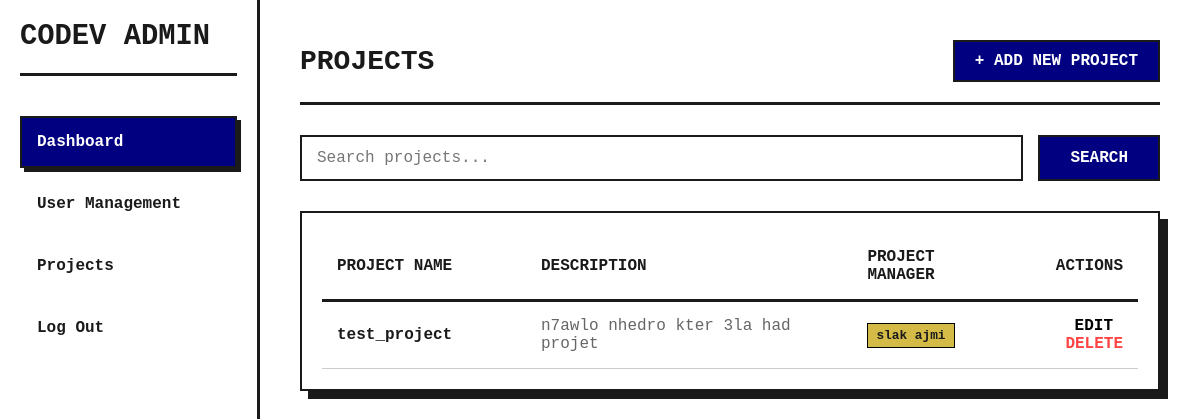
The page /admin_dash.php?page=projects (signed in) on the database its author committed.
### tables this page shows
CREATE TABLE Projects (
    project_id INTEGER PRIMARY KEY AUTOINCREMENT,
    name TEXT NOT NULL,
    description TEXT,
    pm_id INTEGER NOT NULL,
    FOREIGN KEY (pm_id) REFERENCES Users(user_id) ON DELETE RESTRICT
);

CREATE TABLE Users (
    user_id INTEGER PRIMARY KEY AUTOINCREMENT,
    first_name TEXT NOT NULL,
    last_name TEXT NOT NULL,
    username TEXT NOT NULL UNIQUE,
    email TEXT NOT NULL UNIQUE,
    password_hash TEXT NOT NULL,
    role TEXT CHECK(role IN ('Admin', 'Project Manager', 'Developer')) NOT NULL
);

### Includes/functions.php (called while the page is built, shortened)
<?php
    function get_db_connection(){
        $pdo = new PDO('sqlite:codev.db');
        return $pdo;
    }
function get_projects($search = null) {
    $pdo = get_db_connection();
    $sql = "SELECT p.*, u.first_name as pm_first, u.last_name as pm_last
            FROM projects p
            LEFT JOIN users u ON p.pm_id = u.user_id";
    $stmt = $pdo->prepare($sql);
    $stmt->execute();
    return $stmt->fetchAll();
}
?>

### admin_tabs/projects.php (the view, shortened to what this page needs)
<?php
    require_once "Includes/functions.php";
    $search = isset($_GET['search']) ? $_GET['search'] : null;
    $projects = get_projects($search);
?>
<div class="page-header" style="display: flex; justify-content: space-between; align-items: center; margin-bottom: 30px; border-bottom: 3px solid var(--primary); padding-bottom: 20px;">
    <h1 style="margin: 0; text-align: left;">PROJECTS</h1>
    <div style="display: flex; gap: 10px;">
        <a href="?page=projects&action=add_project" class="btn" style="width: auto; padding: 10px 20px; margin: 0;">
            + ADD NEW PROJECT
        </a>
    </div>
</div>
<div class="toolbar" style="margin-bottom: 30px;">
    <form method="GET" action="admin_dash.php" style="display: flex; gap: 15px;">
        <div style="flex-grow: 1;">
            <input type="text"
                   name="search"
                   placeholder="Search projects..."
                   value="<?= htmlspecialchars($search) ?>"
                   style="margin: 0;">
        </div>
        <button type="submit" style="width: auto; margin: 0; padding: 0 30px;">
            SEARCH
        </button>
    </form>
</div>
<div class="table-container">
    <table>
        <thead>
            <tr>
                <th style="width: 25%;">Project Name</th>
                <th style="width: 40%;">Description</th>
                <th style="width: 20%;">Project Manager</th>
                <th style="width: 15%; text-align: right;">Actions</th>
            </tr>
        </thead>
        <tbody>
            <?php foreach ($projects as $proj): ?>
            <tr>
                <td><strong><?= htmlspecialchars($proj['name']) ?></strong></td>
                <td style="color: #666;"><?= htmlspecialchars(substr($proj['description'], 0, 50)) . (strlen($proj['description']) > 50 ? '...' : '') ?></td>
                <td>
                    <?php if($proj['pm_first']): ?>
                        <span class="badge badge-pm" style="padding: 4px 8px; border: 1px solid #000; font-size: 0.8rem; font-weight: bold;">
                            <?= htmlspecialchars($proj['pm_first'] . ' ' . $proj['pm_last']) ?>
                        </span>
                    <?php else: ?>
                        <span style="color: #999; font-style: italic;">Unassigned</span>
                    <?php endif; ?>
                </td>
                <td style="text-align: right;">
                    <a href="?page=projects&action=edit_project&id=<?= $proj['project_id'] ?>"
                       style="text-decoration: none; color: #000; font-weight: bold; margin-right: 10px;">
                       EDIT
                    </a>
                    <a href="?page=delete_project&id=<?= $proj['project_id'] ?>"
                       style="text-decoration: none; color: #ff4444; font-weight: bold;"
                       onclick="return confirm('Are you sure you want to delete this project?');">
                       DELETE
                    </a>
                </td>
            </tr>
            <?php endforeach; ?>
        </tbody>
    </table>
</div>

### style.css (style rules this page uses)
* { margin: 0; padding: 0; box-sizing: border-box; font-family: 'Courier New', monospace; }
body { background-color: var(--secondary); color: var(--primary); min-height: 100vh; }
h1 { color: var(--primary); margin-bottom: 30px; font-size: 28px; font-weight: 700; text-align: center; }
input { width: 100%; padding: 12px 15px; border: 2px solid var(--primary); background-color: var(--secondary); font-size: 16px; outline: none; transition: all 0.3s; }
button, .btn { display: inline-block; width: 100%; padding: 12px; background-color: var(--accent); color: var(--secondary); border: 2px solid var(--primary); font-size: 16px; font-weight: bold; cursor: pointer; text-align: center; text-decoration: none; transition: all 0.2s; }
.table-container { border: 2px solid var(--primary); box-shadow: var(--shadow); background: var(--secondary); padding: 20px; overflow-x: auto; }
table { width: 100%; border-collapse: collapse; }
th { text-align: left; border-bottom: 3px solid var(--primary); padding: 15px; text-transform: uppercase; }
td { padding: 15px; border-bottom: 1px solid #ccc; }
.badge { padding: 5px 10px; font-size: 0.8rem; font-weight: bold; border: 1px solid var(--primary); }
.badge-pm { background-color: var(--complementary); }

### rows shown on the page
projects: name "test_project", description "n7awlo nhedro kter 3la had projet", pm.last_name "slak ajmi"
